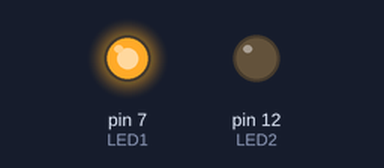
Recording of a sketch running on a simulated Arduino Uno, built with avr-gcc and run on an emulated ATmega328P. Parts: output pins drawn as LEDs (lit = HIGH).

Above: at 0.01 s.
At 0.4 s:
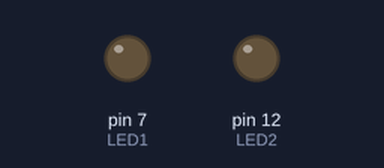
Timing chart, 0 to 1.9 s (numbered marks = the images above):
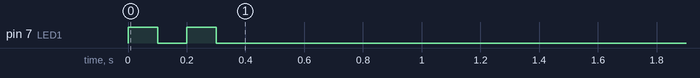

The sketch:

IRexample.ino
```cpp
#include <IRLibAll.h>


int LED1 = 7;
int LED2 = 12;
IRrecv My_Receiver(2); //Reciever object. Argument is port number
IRdecode My_Decoder;

void setup() {
  // put your setup code here, to run once:
  Serial.begin(9600); //Begin serial input at 9600 bits per second (baud)
  My_Receiver.enableIRIn(); //Starts the reciever: probably due to it requiring resources
  pinMode(LED1,OUTPUT); //Makes LED1 act as OUTPUT not INPUT pin
  pinMode(LED2, OUTPUT);
  flash(2,100, LED1); //Notify success
}

int flash(int flashes,int snooze, int port)
{
//  Serial.write("flashes ");
//  Serial.print(flashes);
//  Serial.write("/n");

  for (int i=0;i<flashes;i++){

    digitalWrite(port, HIGH);   // turn the LED on (HIGH is the voltage level)
    delay(snooze);
    digitalWrite(port, LOW);
    delay(snooze);
  }
}
void loop() {
  // put your main code here, to run repeatedly:
  if(My_Receiver.getResults()){
    My_Decoder.decode(); //Decodes the input data
    //My_Decoder.dumpResults(true);
//    Serial.write("value ");
//    Serial.print(My_Decoder.value,HEX);
//    Serial.write("/n");
    int length = 150;
    int num = 0; //Default
    switch(My_Decoder.value) {
      case 0xFF6897:
        num = 0; //0: use second LED
        break;

      case 0xFF30CF:
        num = 1;
        break;
      case 0xFF18E7:
        num = 2;
        break;
      case 0xFF7A85:
        num = 3;
        break;
      case 0xFF10EF:
        num = 4;
        break;
      case 0xFF38C7:
        num = 5;
        break;
      case 0xFF5AA5:
        num = 6;
        break;
      case 0xFF42BD:
        num = 7;
        break;
      case 0xFF4AB5:
        num = 8;
        break;
      case 0xFF52AD:
        num = 9;
        break;
    }

    if (num%2) {
      flash(num,length,LED1);
    }
    else {
      flash(num,length,LED2);
    }


    //Serial.print(My_Decoder.value);
//    if(My_Decoder.value == 0xFF30CF) flash(1,500);
//    if(My_Decoder.value == 0xFF18E7) flash(2,500);
//    if(My_Decoder.value == 0xFF7A85) flash(3,100);
//    if(My_Decoder.value == 0xFF10EF) flash(4,100);
    delay(500);
    My_Receiver.enableIRIn(); //Resume IR reciever
  }
}


/*
Hexadecimal codes
0xFFA25D: CH-
0xFF629D: CH
0xFFE21D: CH+
0xFF22DD: PREV
0xFF02FD: NEXT
0xFFC23D: PLAY/PAUSE
0xFFE01F: VOL-
0xFFA857: VOL+
0xFF906F: EQ
0xFF6897: 0
0xFF9867: 100+
0xFFB04F: 200+
0xFF30CF: 1
0xFF18E7: 2
0xFF7A85: 3
0xFF10EF: 4
0xFF38C7: 5
0xFF5AA5: 6
0xFF42BD: 7
0xFF4AB5: 8
0xFF52AD: 9
 */
```
